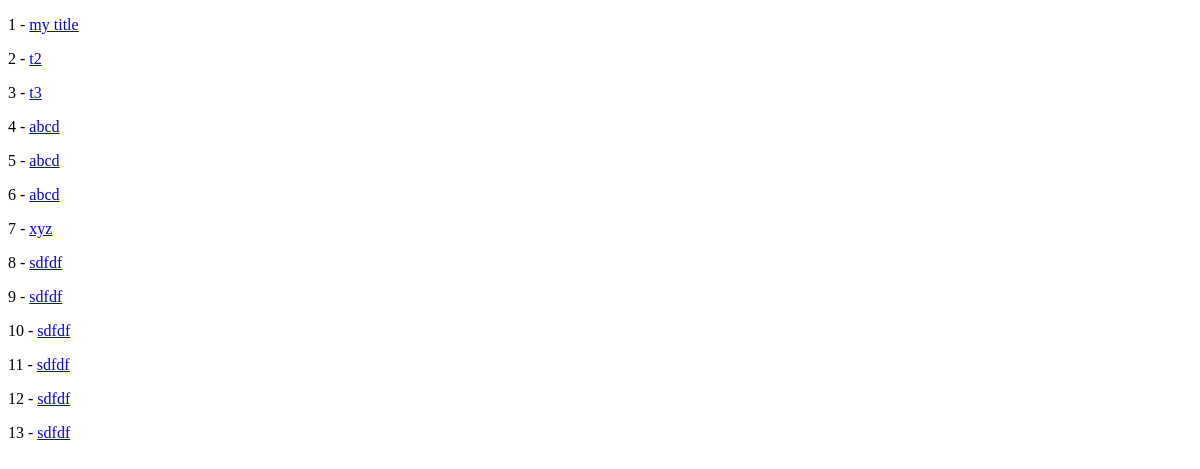
The app's page /products/, older data.
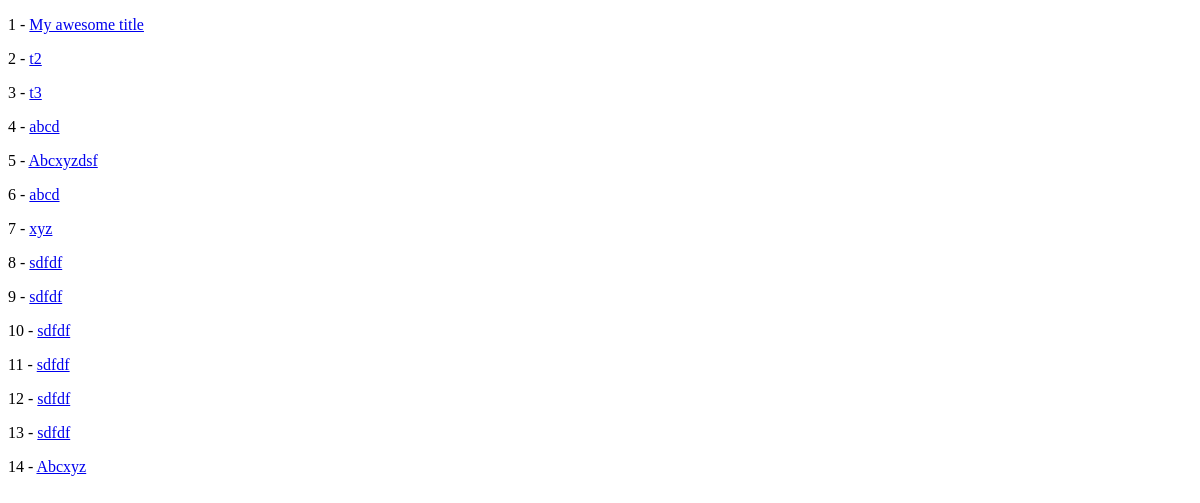
The same page, newer data.
### products/models.py (models this page shows)
class Product(models.Model):
    title        = models.CharField(max_length = 100)
    description  = models.TextField(blank=True, null=True)
    price        = models.DecimalField(max_digits=20,decimal_places=2)
    summary      = models.TextField()
    featured     = models.BooleanField(default = False)
    def get_absolute_url(self):
        return reverse("products:product-detail", kwargs={"id": self.id})     #f"/products/{self.id}/"

### products/views.py (the view)
# urls.py: path("",product_list_view, name='product-list'),
def product_list_view(request):
    queryset = Product.objects.all() #list of objects
    context={
        "object_list": queryset
    }
    return render(request,"products/product_list.html",context)

### products/templates/products/product_list.html
{% extends 'base.html' %}
{% block content %}
{% for instance in object_list %}
    <p>{{instance.id}} - <a href='{{ instance.get_absolute_url }}'>{{instance.title}}</a></p>
{% endfor %}
{% endblock %}

### templates/base.html (shortened to what this page needs)
<!doctype html>
<html>
<head>
</head>
<body>
    {% block content  %}{% endblock %}
    </body>
</html>

Row changes from the older to the newer data that the page shows:
changed Product id 1: title "my title" → "My awesome title"
changed Product id 5: title "abcd" → "Abcxyzdsf"
added Product: id "14", title "Abcxyz"
